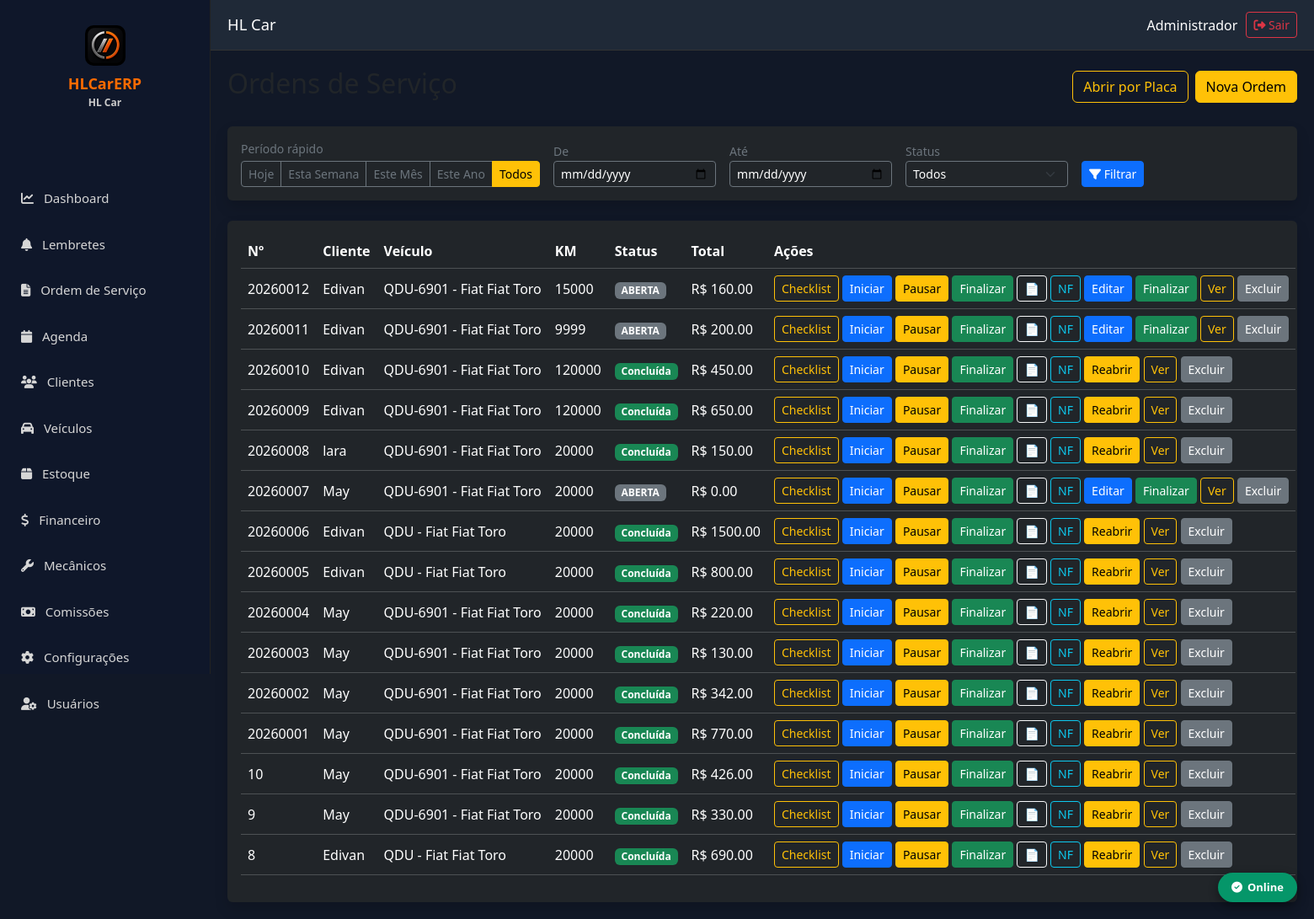
/ordens (signed in), run on an earlier commit of the app's database.
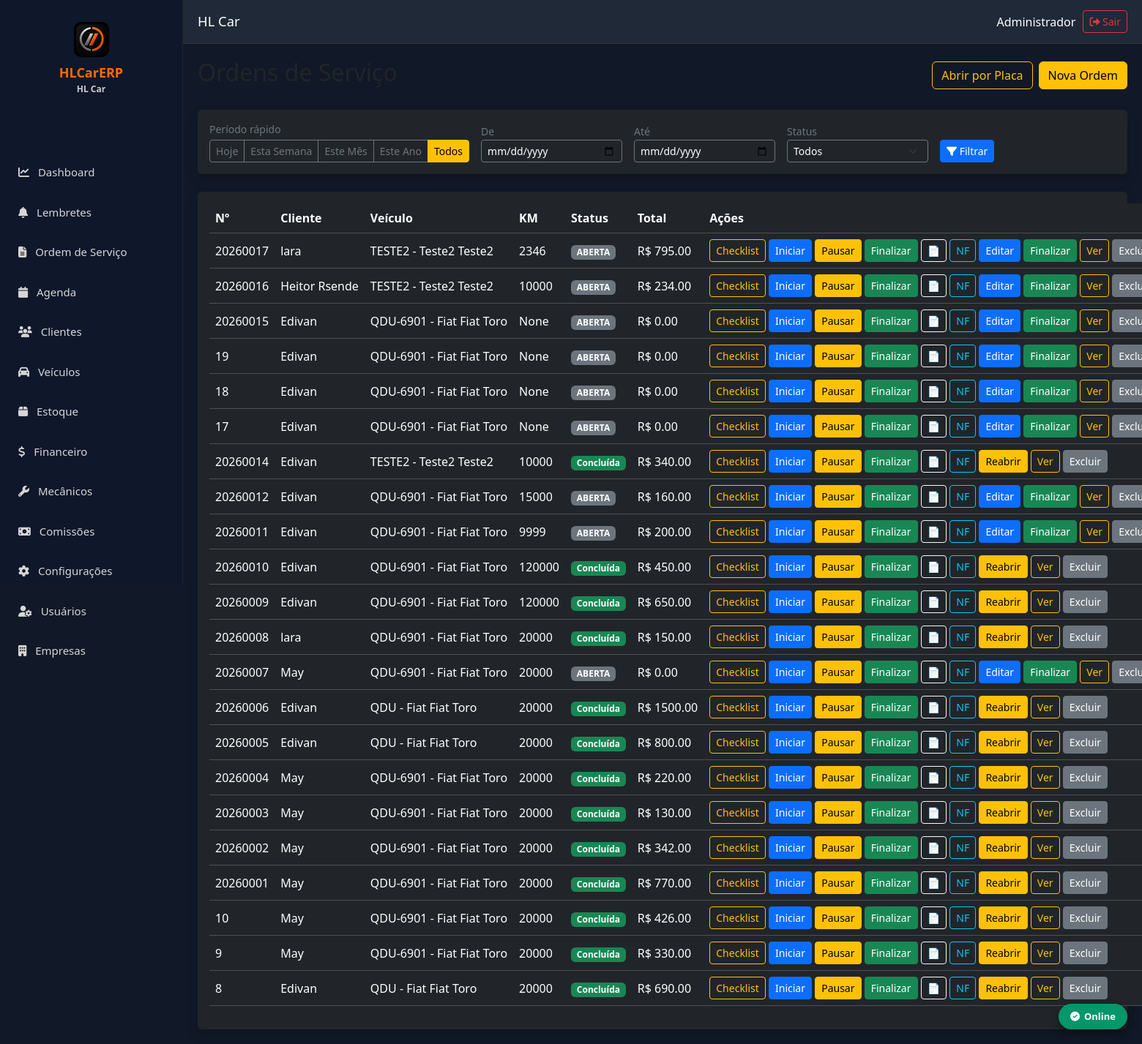
And on a later commit of the database.
### models.py (models this page shows)
class OrdemServico(db.Model):
    __tablename__ = "ordens_servico"
    id = db.Column(db.Integer, primary_key=True)
    empresa_id = db.Column(db.Integer, db.ForeignKey("empresas.id"), nullable=False, index=True)
    numero = db.Column(db.Integer, nullable=False)
    cliente_id = db.Column(db.Integer, db.ForeignKey("clientes.id"), nullable=False)
    veiculo_id = db.Column(db.Integer, db.ForeignKey("veiculos.id"))
    status = db.Column(db.String(20), default="ABERTA")
    prioridade = db.Column(db.String(20), default="NORMAL")
    data_abertura = db.Column(db.DateTime, default=datetime.utcnow)
    data_inicio = db.Column(db.DateTime)
    data_finalizacao = db.Column(db.DateTime)
    km = db.Column(db.Integer)
    consultor = db.Column(db.String(120))
    mecanico = db.Column(db.String(120))
    mecanico_id = db.Column(db.Integer, db.ForeignKey("mecanicos.id"))
    mecanico = db.relationship("Mecanico")
    os_origem_id = db.Column(db.Integer, db.ForeignKey("ordens_servico.id"))
    is_retrabalho = db.Column(db.Boolean, default=False)
    defeito_relatado = db.Column(db.Text)
    diagnostico = db.Column(db.Text)
    servico_executado = db.Column(db.Text)
    observacoes = db.Column(db.Text)
    valor_servicos = db.Column(Numeric(18, 2), default=0)
    valor_produtos = db.Column(Numeric(18, 2), default=0)
    desconto = db.Column(Numeric(18, 2), default=0)
    acrescimo = db.Column(Numeric(18, 2), default=0)
    valor_total = db.Column(Numeric(18, 2), default=0)
    criado_em = db.Column(db.DateTime, default=datetime.utcnow)
    alterado_em = db.Column(db.DateTime, default=datetime.utcnow, onupdate=datetime.utcnow)
    empresa = db.relationship("Empresa")
    cliente = db.relationship("Cliente")
    veiculo = db.relationship("Veiculo")
    mecanico_ref = db.relationship("Mecanico", foreign_keys=[mecanico_id])
    os_origem = db.relationship("OrdemServico", remote_side=[id], foreign_keys=[os_origem_id])
    itens = db.relationship("ItemOrdemServico", back_populates="ordem_servico", cascade="all, delete-orphan")
    __table_args__ = (
        UniqueConstraint("empresa_id", "numero", name="uk_os_empresa"),
    )

class Cliente(db.Model):
    __tablename__ = "clientes"
    id = db.Column(db.Integer, primary_key=True)
    empresa_id = db.Column(db.Integer, db.ForeignKey("empresas.id"), nullable=False, index=True)
    nome = db.Column(db.String(200), nullable=False)
    tipo = db.Column(db.String(20), default="FISICA")
    cpf_cnpj = db.Column(db.String(20))
    rg_ie = db.Column(db.String(30))
    telefone = db.Column(db.String(30))
    whatsapp = db.Column(db.String(30))
    email = db.Column(db.String(150))
    cep = db.Column(db.String(15))
    endereco = db.Column(db.String(200))
    numero = db.Column(db.String(20))
    complemento = db.Column(db.String(100))
    bairro = db.Column(db.String(100))
    cidade = db.Column(db.String(100))
    estado = db.Column(db.String(2))
    observacoes = db.Column(db.Text)
    data_nascimento = db.Column(db.Date, nullable=True)
    ativo = db.Column(db.Boolean, default=True, nullable=False)
    criado_em = db.Column(db.DateTime, default=datetime.utcnow, nullable=False)
    alterado_em = db.Column(db.DateTime, default=datetime.utcnow, onupdate=datetime.utcnow)
    empresa = db.relationship("Empresa")
    __table_args__ = (
        Index("idx_cliente_nome", "empresa_id", "nome"),
        Index("idx_cliente_cpf", "empresa_id", "cpf_cnpj"),
    )

class Veiculo(db.Model):
    __tablename__ = "veiculos"
    id = db.Column(db.Integer, primary_key=True)
    empresa_id = db.Column(db.Integer, db.ForeignKey("empresas.id"), nullable=False, index=True)
    cliente_id = db.Column(db.Integer, db.ForeignKey("clientes.id"), nullable=False, index=True)
    placa = db.Column(db.String(10), nullable=False)
    marca = db.Column(db.String(80))
    modelo = db.Column(db.String(120))
    versao = db.Column(db.String(120))
    ano_fabricacao = db.Column(db.Integer)
    ano_modelo = db.Column(db.Integer)
    cor = db.Column(db.String(40))
    combustivel = db.Column(db.String(30))
    cambio = db.Column(db.String(30))
    motor = db.Column(db.String(80))
    intervalo_revisao_km = db.Column(db.Integer, default=10000)
    intervalo_revisao_meses = db.Column(db.Integer, default=6)
    chassi = db.Column(db.String(40))
    renavam = db.Column(db.String(20))
    km_atual = db.Column(db.Integer, default=0)
    km = db.Column(db.Integer)
    proxima_revisao_data = db.Column(db.Date, nullable=True)
    proxima_revisao_km = db.Column(db.Integer, nullable=True)
    observacoes = db.Column(db.Text)
    ativo = db.Column(db.Boolean, default=True, nullable=False)
    criado_em = db.Column(db.DateTime, default=datetime.utcnow, nullable=False)
    alterado_em = db.Column(db.DateTime, default=datetime.utcnow, onupdate=datetime.utcnow)
    empresa = db.relationship("Empresa")
    cliente = db.relationship("Cliente", backref="veiculos")
    __table_args__ = (
        UniqueConstraint("empresa_id", "placa", name="uk_placa_empresa"),
        Index("idx_veiculo_modelo", "empresa_id", "modelo"),
    )

### app.py (the view, shortened to what this page needs)
@app.route("/ordens")
@login_required
def ordens():
    eid = empresa_atual()
    if not eid:
        return redirect("/login")
    periodo = request.args.get("periodo")
    data_inicio = request.args.get("data_inicio")
    data_fim = request.args.get("data_fim")
    status = request.args.get("status")
    query = OrdemServico.query.filter_by(empresa_id=eid)
    hoje = date.today()
    if periodo == "hoje":
        query = query.filter(func.date(OrdemServico.data_abertura) == hoje)
    elif periodo == "semana":
        inicio_semana = hoje - timedelta(days=hoje.weekday())
        query = query.filter(func.date(OrdemServico.data_abertura) >= inicio_semana)
    elif periodo == "mes":
        inicio_mes = hoje.replace(day=1)
        query = query.filter(func.date(OrdemServico.data_abertura) >= inicio_mes)
    elif periodo == "ano":
        inicio_ano = hoje.replace(month=1, day=1)
        query = query.filter(func.date(OrdemServico.data_abertura) >= inicio_ano)
    if status:
        query = query.filter(OrdemServico.status == status)
    perfil = (session.get("usuario_perfil") or "").upper()
    lista_ordens = []
    if perfil == "MECANICO":
        nome = (session.get("usuario_nome") or "").strip()
        mec = Mecanico.query.filter_by(empresa_id=eid, nome=nome).first()
        if mec:
            ids = [
                row.ordem_servico_id
                for row in OrdemServicoMecanico.query.filter_by(mecanico_id=mec.id).all()
            ]
            if ids:
                lista_ordens = query.filter(OrdemServico.id.in_(ids)).order_by(OrdemServico.id.desc()).all()
    else:
        lista_ordens = query.order_by(OrdemServico.id.desc()).all()
    return render_template(
        "ordens.html",
        ordens=lista_ordens,
        periodo=periodo,
        data_inicio=data_inicio,
        data_fim=data_fim,
        status=status
    )

### app.py (called while the page is built)
def empresa_atual():
    eid = session.get("empresa_id")
    if not eid:
        session.clear()
        return None
    return eid

@app.context_processor
def inject_empresa():
    import os
    eid = session.get("empresa_id")
    emp = Empresa.query.get(eid) if eid else None
    nome = "HLCarERP"
    logo_url = None
    if emp:
        nome = emp.nome_fantasia or emp.razao_social or "HLCarERP"
    if eid:
        pasta = os.path.join(app.root_path, "static", "uploads", "logos")
        for ext in ("png", "jpg", "jpeg", "webp"):
            caminho = os.path.join(pasta, f"{eid}.{ext}")
            if os.path.isfile(caminho):
                logo_url = url_for("static", filename=f"uploads/logos/{eid}.{ext}")
                break
    return {"empresa_nome": nome, "empresa_logo": logo_url, "empresa": emp}

### templates/ordens.html (shortened to what the changed rows need)
{% extends "base.html" %}
{% block conteudo %}
{% set eh_mecanico = (session.get('usuario_perfil') or '')|upper == 'MECANICO' %}
<div class="d-flex justify-content-between align-items-center mb-4">
    <h2>{{ 'Minhas OS' if eh_mecanico else 'Ordens de Serviço' }}</h2>
</div>
<div class="card bg-dark shadow border-0">
    <div class="card-body">
        <table class="table table-dark table-hover align-middle">
            <thead>
                <tr>
                    <th>Nº</th>
                    <th>Cliente</th>
                    <th>Veículo</th>
                    <th>KM</th>
                    <th>Status</th>
                    {% if not eh_mecanico %}
                    <th>Total</th>
                    {% endif %}
                    <th width="220">Ações</th>
                </tr>
            </thead>
            <tbody>
                {% for ordem in ordens %}
                <tr>
                    <td>{{ ordem.numero }}</td>
                    <td>{{ ordem.cliente.nome }}</td>
                    <td>
                        {{ ordem.veiculo.placa }}
                        -
                        {{ ordem.veiculo.marca }}
                        {{ ordem.veiculo.modelo }}
                    </td>
                    <td>{{ ordem.km }}</td>
                    <td>
                        {% if ordem.status == "FINALIZADA" %}
                            <span class="badge bg-success">Concluída</span>
                        {% elif ordem.status == "EM_EXECUCAO" %}
                            <span class="badge bg-primary">Em execução</span>
                        {% elif ordem.status == "AGUARDANDO" %}
                            <span class="badge bg-warning text-dark">Aguardando</span>
                        {% elif ordem.status == "CANCELADA" %}
                            <span class="badge bg-dark">Cancelada</span>
                        {% else %}
                            <span class="badge bg-secondary">{{ ordem.status or "Aberta" }}</span>
                        {% endif %}
                    </td>
                    {% if not eh_mecanico %}
                    <td>R$ {{ "%.2f"|format(ordem.valor_total or 0) }}</td>
                    {% endif %}
                    <td>
                        <a href="/ordens/{{ ordem.id }}/checklist" class="btn btn-outline-warning btn-sm">
                            Checklist
                        </a>
                        <form method="post" action="/ordens/{{ ordem.id }}/cronometro" class="d-inline">
    <button name="acao" value="iniciar" class="btn btn-sm btn-primary">Iniciar</button>
    <button name="acao" value="pausar" class="btn btn-sm btn-warning">Pausar</button>
    <button name="acao" value="finalizar" class="btn btn-sm btn-success">Finalizar</button>
</form>
                        {% if not eh_mecanico %}
                        <a href="/ordens/pdf/{{ ordem.id }}" target="_blank" class="btn btn-outline-light btn-sm" title="Gerar PDF">📄</a>
                        <a href="/ordens/{{ ordem.id }}/nfse" class="btn btn-outline-info btn-sm">NF</a>
{% if ordem.status != "FINALIZADA" %}
<a href="/ordens/editar/{{ ordem.id }}" class="btn btn-primary btn-sm">Editar</a>
<a href="/ordens/finalizar/{{ ordem.id }}" class="btn btn-success btn-sm" onclick="return confirm('Deseja finalizar esta Ordem de Serviço?')">Finalizar</a>
{% endif %}
{% if ordem.status == "FINALIZADA" %}
<form method="post" action="/ordens/{{ ordem.id }}/reabrir" class="d-inline">
    <button class="btn btn-sm btn-warning">Reabrir</button>
</form>
{% endif %}
                        <a href="/ordens/ver/{{ ordem.id }}" class="btn btn-sm btn-outline-warning">Ver</a>
                        <a href="/ordens/excluir/{{ ordem.id }}"
                           class="btn btn-secondary btn-sm"
                           onclick="return confirm('Deseja realmente excluir esta Ordem de Serviço?')">Excluir</a>
                        {% endif %}
                    </td>
                </tr>
                {% else %}
                <tr>
                    <td colspan="7" class="text-center text-secondary py-4">
                        Nenhuma ordem encontrada neste período
                    </td>
                </tr>
                {% endfor %}
            </tbody>
        </table>
    </div>
</div>
{% endblock %}

### templates/base.html (shortened to what this page needs)
<!DOCTYPE html>
<html lang="pt-br">
<head>
<link href="https://cdn.jsdelivr.net/npm/bootstrap@5.3.7/dist/css/bootstrap.min.css" rel="stylesheet">
<link href="https://cdnjs.cloudflare.com/ajax/libs/font-awesome/6.7.2/css/all.min.css" rel="stylesheet">
<link rel="stylesheet" href="{{ url_for('static', filename='css/offline.css') }}">
</head>
<body>
{% set perfil = (session.get('usuario_perfil') or '')|upper %}
{% set eh_mecanico = perfil == 'MECANICO' %}
{% set pode_usuarios = perfil in ['ADMIN', 'SUPER'] %}
<div class="sidebar" id="sidebar">
        <div class="logo" style="text-align:center; padding:10px 0 20px; min-height:160px;">
            <img src="{{ url_for('static', filename='icons/icon-192.png') }}" alt="HLCarERP" style="width:48px; height:48px; border-radius:10px; display:block; margin:0 auto 8px;">
            <div style="color:#ff6b00; font-weight:bold; font-size:18px; margin-top:8px;">HLCarERP</div>
            <div style="color:#ccc; font-size:12px;">{{ empresa_nome }}</div>
</div>
    <ul class="menu">
        {% if eh_mecanico %}
        <li><a href="/ordens"><i class="fa fa-file-alt me-2"></i> Minhas OS</a></li>
        <li><a href="/agenda"><i class="fa fa-calendar me-2"></i> Agenda</a></li>
        {% else %}
        <li><a href="/"><i class="fa fa-chart-line me-2"></i> Dashboard</a></li>
        <li>
            <a href="/lembretes">
                <i class="fa fa-bell me-2"></i> Lembretes
            </a>
        </li>
        <li><a href="/ordens"><i class="fa fa-file-alt me-2"></i> Ordem de Serviço</a></li>
                <li><a href="/agenda"><i class="fa fa-calendar me-2"></i> Agenda</a></li>
        <li><a href="/clientes"><i class="fa fa-users me-2"></i> Clientes</a></li>
        <li><a href="/veiculos"><i class="fa fa-car me-2"></i> Veículos</a></li>
        <li><a href="/estoque"><i class="fa fa-box me-2"></i> Estoque</a></li>
        <li><a href="/financeiro"><i class="fa fa-dollar-sign me-2"></i> Financeiro</a></li>
        <li><a href="/mecanicos"><i class="fa fa-wrench me-2"></i> Mecânicos</a></li>
        <li><a href="/comissoes"><i class="fa fa-money-bill me-2"></i> Comissões</a></li>
        <li><a href="/configuracoes"><i class="fa fa-cog me-2"></i> Configurações</a></li>
        {% endif %}
        {% if pode_usuarios %}
        <li><a href="/usuarios"><i class="fa fa-user-cog me-2"></i> Usuários</a></li>
        {% endif %}
        {% if session.get('usuario_perfil') == 'SUPER' %}
        <li><a href="/empresas"><i class="fa fa-building me-2"></i> Empresas</a></li>
        {% endif %}
    </ul>
</div>
<div class="topbar">
    <div class="d-flex align-items-center gap-2">
            <h3 class="mb-0">{{ empresa_nome }}</h3>
    </div>
    <div class="usuario">
        <span>{{ session.get('usuario_nome', 'Usuário') }}</span>
        <a href="/logout" class="btn btn-sm btn-outline-danger">
            <i class="fa fa-sign-out-alt"></i> Sair
        </a>
    </div>
</div>
<div class="content">
    {% block conteudo %}
    {% endblock %}
</div>
<div id="hl-offline-badge" class="hl-badge online">
    <i class="fa fa-check-circle"></i> Online
</div>
</body>
</html>

What changed in the data, as far as the page shows it:
added OrdemServico: numero "20260017", cliente.nome "lara", veiculo.placa "TESTE2", veiculo.marca "Teste2", veiculo.modelo "Teste2", km "2346", status "ABERTA", valor_total "795.00"
added OrdemServico: numero "20260016", cliente.nome "Heitor Rsende", veiculo.placa "TESTE2", veiculo.marca "Teste2", veiculo.modelo "Teste2", km "10000", status "ABERTA", valor_total "234.00"
added OrdemServico: numero "20260015", cliente.nome "Edivan", veiculo.placa "QDU-6901", veiculo.marca "Fiat", veiculo.modelo "Fiat Toro", km "None", status "ABERTA", valor_total "0.00"
added OrdemServico: numero "19", cliente.nome "Edivan", veiculo.placa "QDU-6901", veiculo.marca "Fiat", veiculo.modelo "Fiat Toro", km "None", status "ABERTA", valor_total "0.00"
added OrdemServico: numero "18", cliente.nome "Edivan", veiculo.placa "QDU-6901", veiculo.marca "Fiat", veiculo.modelo "Fiat Toro", km "None", status "ABERTA", valor_total "0.00"
added OrdemServico: numero "17", cliente.nome "Edivan", veiculo.placa "QDU-6901", veiculo.marca "Fiat", veiculo.modelo "Fiat Toro", km "None", status "ABERTA", valor_total "0.00"
added OrdemServico: numero "20260014", cliente.nome "Edivan", veiculo.placa "TESTE2", veiculo.marca "Teste2", veiculo.modelo "Teste2", km "10000", status "Concluída", valor_total "340.00"
Also different on the page:
text now shown: "Empresas"
